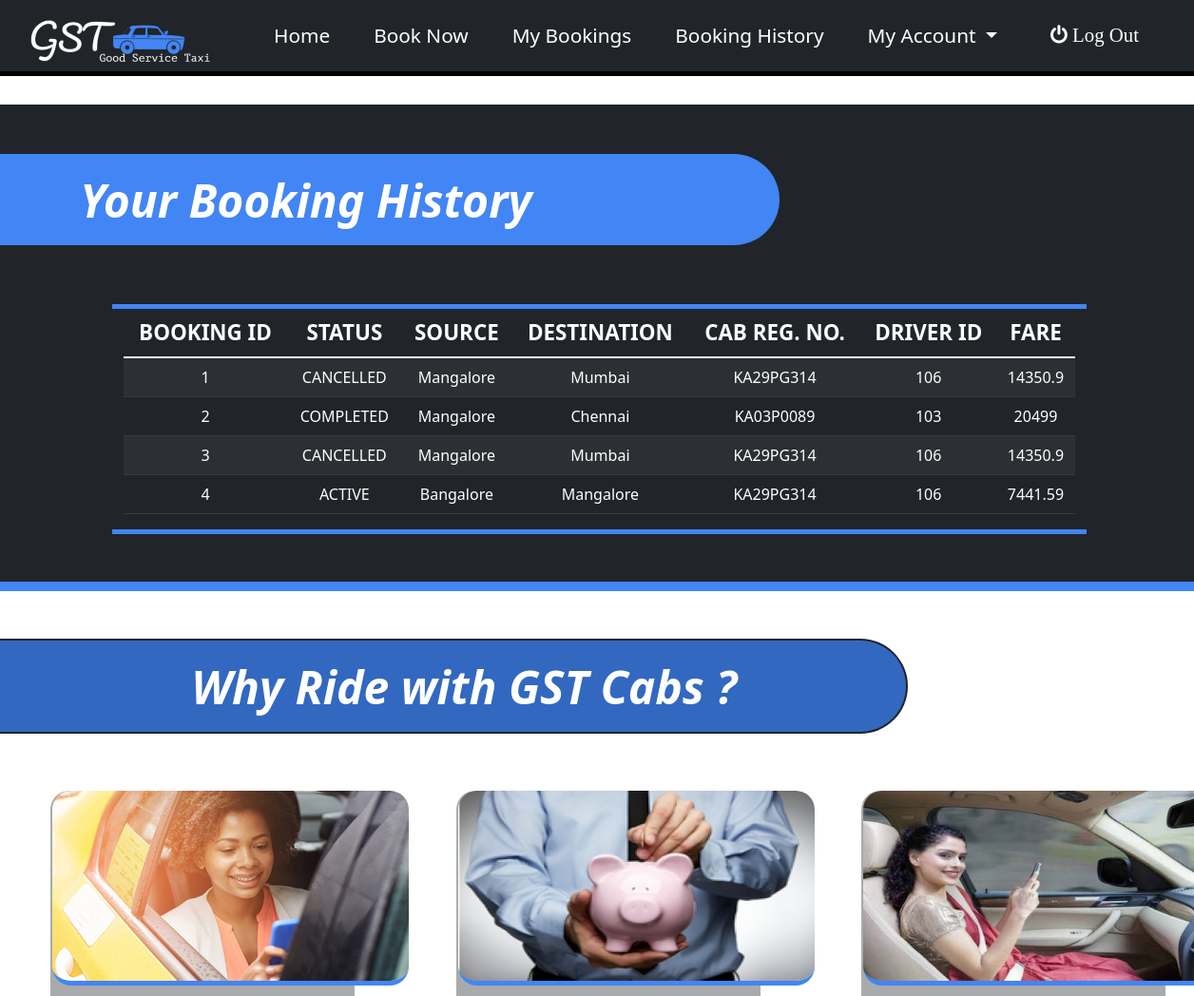
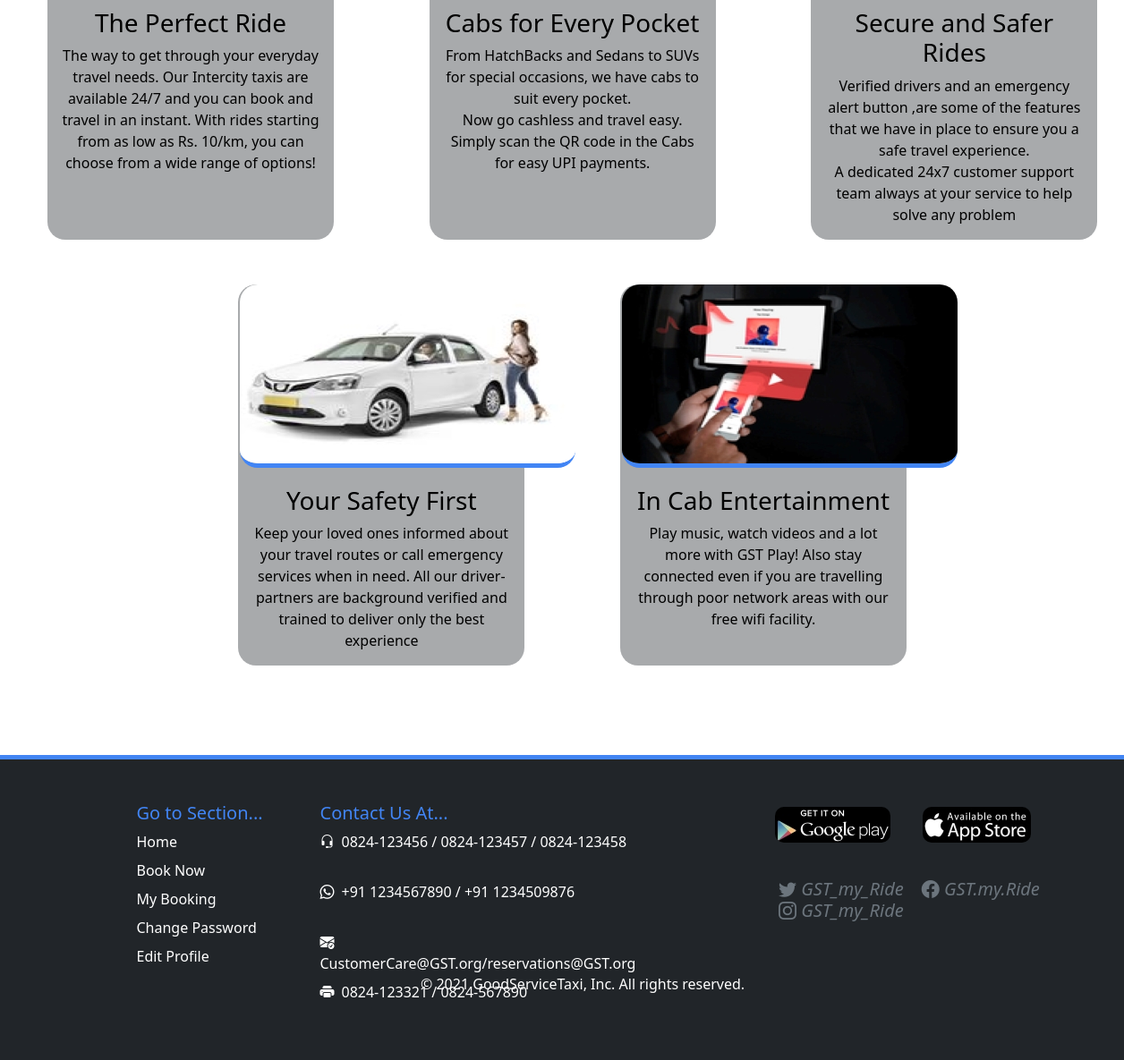
The page /mybookinghistory on the database its author committed (2 pictures, top to bottom).
### tables this page shows
CREATE TABLE Booking(
booking_id INTEGER PRIMARY KEY AUTOINCREMENT,
customer_id REFERENCES customer(customer_id),
route_id REFERENCES route(route_id),
reg_no REFERENCES Cab(reg_no),
driver_id REFERENCES CAB(driver_id),
total_fare number(10,2) not null,
status varchar2(20) default 'ACTIVE' not null);

CREATE TABLE route( 
     route_id integer primary key autoincrement, 
     source varchar2(20), 
    destination varchar2(20), 
   fare number(10,2) NOT NULL, 
   distance varchar2(10), 
   time varchar2(10));

### app.py (the view)
@app.route('/mybookinghistory',methods=("GET","POST"))
def mybookinghistory():
    con = sqlite3.connect("DBMS.db")
    cur = con.cursor()
    query = "SELECT * FROM BOOKING ORDER BY BOOKING_ID"
    cur.execute(query)
    rows = cur.fetchall()
    row2 = []
    for i in rows:
        row3 = []
        for j in range(len(i)):
            row3.append(i[j])
        row2.append(row3)
    if len(rows)==0:
        flash("No Bookings Founds !!!")
        return render_template('index.html',userid=userid)
    for i in row2:
        cur.execute("select source,destination from route where route_id="+str(i[2]))
        i[2]=cur.fetchone()
    con.close()
    return render_template('mybookinghistory.html',userid=userid,rows=row2)

### templates/mybookinghistory.html (shortened to what this page needs)
{% extends "base.html" %}
{% block content %}
<div class="row" id="mainContainer">
  <h1 class="title3">Your Booking History</h1>
  <div id="table" class="col-10 offset-1"  >
    <table class="table table-dark table-striped">
        <thead>
            <tr>
              <th scope="col">BOOKING ID</th>
              <th scope="col">STATUS</th>
              <th scope="col">SOURCE</th>
              <th scope="col">DESTINATION</th>
              <th scope="col">CAB REG. NO.</th>
              <th scope="col">DRIVER ID</th>
              <th scope="col">FARE</th>
            </tr>
        </thead>
        <tbody>
            {% for rowdata in rows %}
            <tr>
              <td>{{rowdata[0]}}</td>
              <td>{{rowdata[6]}}</td>
              <td>{{rowdata[2][0]}}</td>
              <td>{{rowdata[2][1]}}</td>
              <td>{{rowdata[3]}}</td>
              <td>{{rowdata[4]}}</td>
              <td>{{rowdata[5]}}</td>
            </tr>
            {% endfor %}
        </tbody>
    </table>
  </div>
</div>
<h1 class="title2">Why Ride with GST Cabs ?</h1>
<div class="row" id="container2">
  <div class="col-3 offset-0 container2-items container2-items1">
    <img src ="{{url_for('static',filename='images/login1.jpg')}}">
  <h3 class="text-center">The Perfect Ride</h3><p class="text-center">The way to get through your everyday travel needs. Our Intercity taxis are available 24/7 and
  you can book and travel in an instant. With rides starting from as low as Rs. 10/km, you can choose
  from a wide range of options!
  </p>
</div>
<div class="col-3 offset-1 container2-items">
  <img src ="{{url_for('static',filename='images/login2.jpg')}}">
  <h3 class="text-center">Cabs for Every Pocket</h3><p class="text-center">
From HatchBacks and Sedans to SUVs for special occasions, we have cabs to suit every pocket.<br>
Now go cashless and travel easy.
Simply scan the QR code in the Cabs for easy UPI payments.</p>
</div>
<div class="col-3 offset-1 container2-items">
  <img src ="{{url_for('static',filename='images/login3.jpg')}}">
  <h3 class="text-center">Secure and Safer Rides</h3>
  <p class="text-center">Verified drivers and an emergency alert button ,are some of the features
  that we have in place to ensure you a safe travel experience.<br>A dedicated 24x7 customer
  support team always at your service to help solve any problem</p>
</div>
</div>
<div class="row" id="container2">
  <div class="col-2"></div>
  <div class="col-3 container2-items container2-items1">
    <img src ="{{url_for('static',filename='images/login5.jpg')}}">
  <h3 class="text-center">Your Safety First</h3><p class="text-center">Keep your loved ones informed about your travel routes or call emergency services when in need.
    All our driver-partners are background verified and trained to deliver only the best experience
  </p>
</div>
<div class="col-3 offset-1 container2-items">
  <img src ="{{url_for('static',filename='images/login4.jpg')}}">
  <h3 class="text-center">In Cab Entertainment</h3>
  <p class="text-center">Play music, watch videos and a lot more with GST Play! Also stay connected even if you are travelling through poor network areas with our free wifi facility.
  </p>
</div>
</div>
{% endblock %}

### templates/mybookinghistory.html (style rules this page uses)
#mainContainer { background-color: #212529;margin-top: 30px; color: white;padding-left: 50px; border-bottom: 10px #4285F4 solid; }
#container2 { margin-top: 30px; }
.container2-items img { margin-bottom: 20px; border-radius: 20px; margin-left: -10px; margin-top: 0px; border-bottom: 5px #4285F4 solid }
.container2-items { background-color: #21252963; color: black; border-radius: 20px; font-weight: 500; }
.container2-items1 { background-color: #21252963; color: black; border-radius: 20px; margin-left: 65px; }
.title3 { color: white;font-weight: 700;margin-left: -200px;background-color: #4285F4;padding-top: 20px; padding-left: 20%;border-top-right-radius: 50px;border-bottom-right-radius: 50px; width: 80%;height: 100px; border: 2px #212529 solid; border-left: 0px;margin-bottom: 60px;margin-top: 50px; font-size: 3em;font-style: italic; }
#table { margin-top: 0px; margin-bottom: 50px; margin-left: 80px; border-top: 5px #4285F4 solid; border-bottom: 5px #4285F4 solid; }
th { font-size: 1.4em;text-align: center; }
tr { text-align: center; }
#container2 { margin-top: 50px; }
.title2 { color: white;font-weight: 700;margin-left: -50px;background-color: #3268c0;padding-top: 20px; padding-left: 20%;border-top-right-radius: 50px;border-bottom-right-radius: 50px; width: 80%;height: 100px; border: 2px #212529 solid; border-left: 0px;margin-bottom: 60px;margin-top: 50px; font-size: 3em;font-style: italic; }

### rows shown on the page
Booking: booking_id "1", status "CANCELLED", source "Mangalore", destination "Mumbai", reg_no "KA29PG314", driver "106", total_fare "14350.9"
Booking: booking_id "2", status "COMPLETED", source "Mangalore", destination "Chennai", reg_no "KA03P0089", driver "103", total_fare "20499"
Booking: booking_id "3", status "CANCELLED", source "Mangalore", destination "Mumbai", reg_no "KA29PG314", driver "106", total_fare "14350.9"
Booking: booking_id "4", status "ACTIVE", source "Bangalore", destination "Mangalore", reg_no "KA29PG314", driver "106", total_fare "7441.59"
